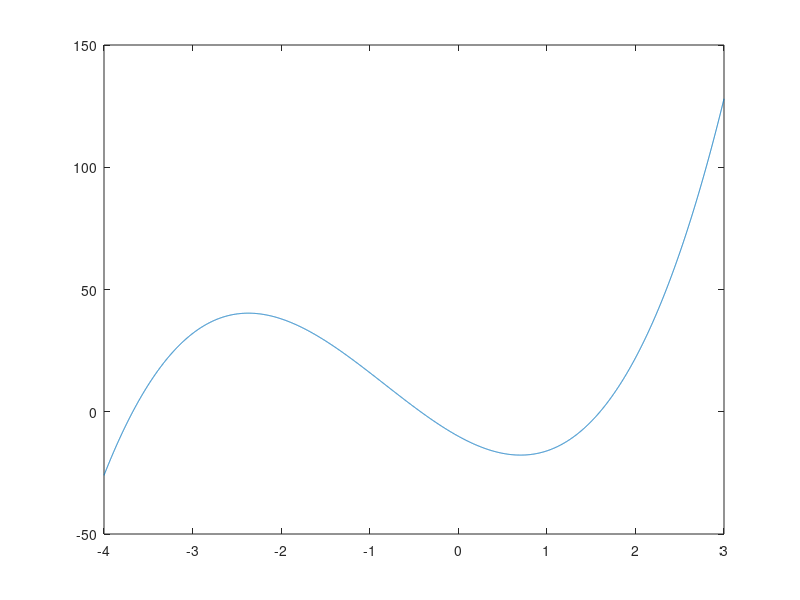

This figure's MATLAB source:
clear all
clc
%% P1-1
clear all
clc

x = -4:0.001:3;

x1=x;
x2=x.^2;
x3=x.^3;

f=4*x3+10*x2-20*x1-10;

plot(x,f)
%% P1-2
clear all
clc

x = -4:0.001:3;

x1=x;
x2=x.^2;
x3=x.^3;

f=4*x3+10*x2-20*x1-10;
i = 0:length(x);
n = x;
if f <= 0;
    n = x;
    while f >= 0
        n = x
    end
    
end
